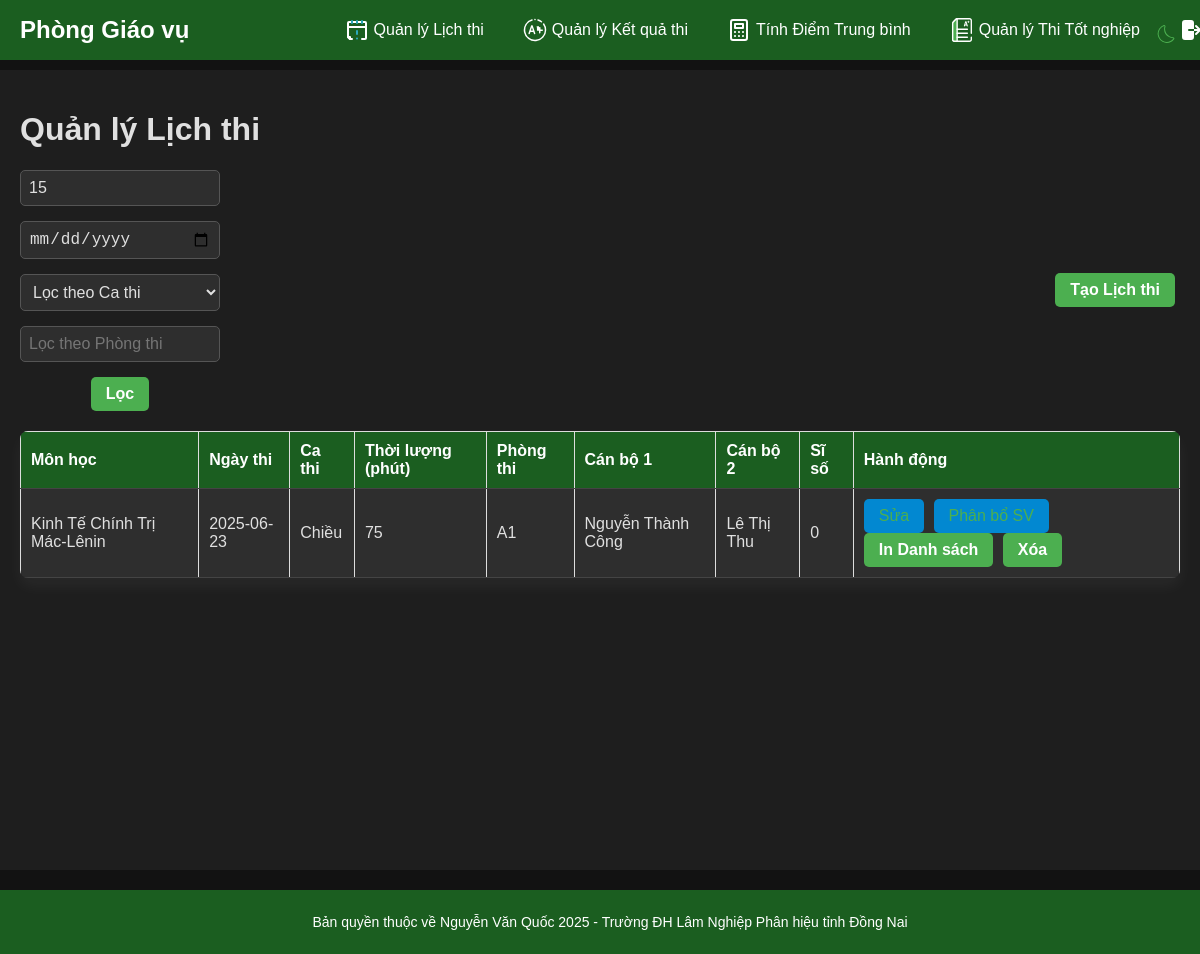
/manage_exam_schedule.php?subject_filter=15 (signed in), run on the app's committed database.
### tables this page shows
CREATE TABLE ExamSchedules (
    scheduleID INTEGER PRIMARY KEY AUTOINCREMENT,
    subjectID INTEGER NOT NULL,
    roomID INTEGER NOT NULL,
    teacherID1 INTEGER NOT NULL,
    teacherID2 INTEGER NOT NULL,
    examDate DATE NOT NULL,
    examShift TEXT NOT NULL,
    duration INTEGER NOT NULL,
    FOREIGN KEY (subjectID) REFERENCES Subjects(subjectID),
    FOREIGN KEY (roomID) REFERENCES ExamRooms(roomID),
    FOREIGN KEY (teacherID1) REFERENCES Teachers(teacherID),
    FOREIGN KEY (teacherID2) REFERENCES Teachers(teacherID)
);

CREATE TABLE Subjects (
    subjectID INTEGER PRIMARY KEY AUTOINCREMENT,
    subjectName TEXT NOT NULL
);

### manage_exam_schedule.php (the view, shortened to what this page needs)
<?php
$db = new SQLite3('data.db');
$whereClause = [];
$filters = [];
if (isset($_GET['subject_filter']) && $_GET['subject_filter'] != '') {
    $whereClause[] = "ExamSchedules.subjectID = :subjectID";
    $filters[':subjectID'] = (int)$_GET['subject_filter'];
}
$query = "SELECT ExamSchedules.*, Subjects.subjectName, ExamRooms.roomName,
          t1.fullName AS teacher1Name, t2.fullName AS teacher2Name,
          (SELECT COUNT(*) FROM ExamSchedule_Student ess WHERE ess.scheduleID = ExamSchedules.scheduleID) AS student_count
          FROM ExamSchedules
          JOIN Subjects ON ExamSchedules.subjectID = Subjects.subjectID
          JOIN ExamRooms ON ExamSchedules.roomID = ExamRooms.roomID
          JOIN Teachers t1 ON ExamSchedules.teacherID1 = t1.teacherID
          JOIN Teachers t2 ON ExamSchedules.teacherID2 = t2.teacherID";
if (!empty($whereClause)) {
    $query .= " WHERE " . implode(" AND ", $whereClause);
}
$stmt = $db->prepare($query);
foreach ($filters as $key => $value) {
    $stmt->bindValue($key, $value, is_int($value) ? SQLITE3_INTEGER : SQLITE3_TEXT);
}
$result = $stmt->execute();
?>
<!DOCTYPE html>
<html lang="en">
<head>
    <link rel="stylesheet" href="styles.css">
</head>
<body>
    <div class="header">
        <h2>Phòng Giáo vụ</h2>
        <ul>
            <li>
                <a href="manage_exam_schedule.php">
                    <span class="tab-label">Quản lý Lịch thi</span>
                </a>
            </li>
            <li>
                <a href="manage_exam_result.php">
                    <span class="tab-label">Quản lý Kết quả thi</span>
                </a>
            </li>
            <li>
                <a href="calculate_average.php">
                    <span class="tab-label">Tính Điểm Trung bình</span>
                </a>
            </li>
            <li>
                <a href="manage_graduation_exam.php">
                    <span class="tab-label">Quản lý Thi Tốt nghiệp</span>
                </a>
            </li>
            <li>
                <a href="index.php">
                </a>
            </li>
        </ul>
    </div>
    <button id="theme-toggle">
    </button>
    <div class="content">
        <h1>Quản lý Lịch thi</h1>
        <div class="filters">
            <form class="filter-group" action="manage_exam_schedule.php" method="get">
                <input list="subjects-filter" name="subject_filter" placeholder="Lọc theo Môn học" value="<?php echo isset($_GET['subject_filter']) ? htmlspecialchars($_GET['subject_filter']) : ''; ?>">
                <input type="date" name="date_filter" placeholder="Lọc theo Ngày thi" value="<?php echo isset($_GET['date_filter']) ? htmlspecialchars($_GET['date_filter']) : ''; ?>">
                <select name="shift_filter">
                    <option value="">Lọc theo Ca thi</option>
                </select>
                <input list="rooms-filter" name="room_filter" placeholder="Lọc theo Phòng thi" value="<?php echo isset($_GET['room_filter']) ? htmlspecialchars($_GET['room_filter']) : ''; ?>">
                <button type="submit">Lọc</button>
            </form>
            <button class="create-btn" data-popup="create-schedule-popup">Tạo Lịch thi</button>
        </div>
        <table>
            <thead>
                <tr>
                    <th>Môn học</th>
                    <th>Ngày thi</th>
                    <th>Ca thi</th>
                    <th>Thời lượng (phút)</th>
                    <th>Phòng thi</th>
                    <th>Cán bộ 1</th>
                    <th>Cán bộ 2</th>
                    <th>Sĩ số</th>
                    <th>Hành động</th>
                </tr>
            </thead>
            <tbody>
                <?php if (!$result): ?>
                    <tr>
                        <td colspan="9">Không có dữ liệu lịch thi.</td>
                    </tr>
                <?php else: ?>
                    <?php while ($row = $result->fetchArray(SQLITE3_ASSOC)): ?>
                        <tr>
                            <td><?php echo htmlspecialchars($row['subjectName']); ?></td>
                            <td><?php echo htmlspecialchars($row['examDate']); ?></td>
                            <td><?php echo htmlspecialchars($row['examShift']); ?></td>
                            <td><?php echo htmlspecialchars($row['duration']); ?></td>
                            <td><?php echo htmlspecialchars($row['roomName']); ?></td>
                            <td><?php echo htmlspecialchars($row['teacher1Name']); ?></td>
                            <td><?php echo htmlspecialchars($row['teacher2Name']); ?></td>
                            <td><?php echo htmlspecialchars($row['student_count']); ?></td>
                            <td>
                                <a href="#" class="create-btn" data-popup="edit-schedule-popup-<?php echo htmlspecialchars($row['scheduleID']); ?>">Sửa</a>
                                <a href="#" class="create-btn" data-popup="assign-student-popup-<?php echo htmlspecialchars($row['scheduleID']); ?>">Phân bổ SV</a>
                                <form action="manage_exam_schedule.php" method="post" style="display:inline;" class="print-form">
                                    <button type="submit" class="create-btn">In Danh sách</button>
                                </form>
                                <form action="manage_exam_schedule.php" method="post" style="display:inline;" onsubmit="return confirm('Bạn có chắc chắn muốn xóa lịch thi này?');">
                                    <button type="submit" class="delete-btn">Xóa</button>
                                </form>
                            </td>
                        </tr>
                    <?php endwhile; ?>
                <?php endif; ?>
            </tbody>
        </table>
    </div>
    <footer>
        <p>Bản quyền thuộc về Nguyễn Văn Quốc 2025 - Trường ĐH Lâm Nghiệp Phân hiệu tỉnh Đồng Nai</p>
    </footer>
</body>
</html>

### styles.css (style rules this page uses)
body { font-family: 'Segoe UI', Arial, sans-serif; margin: 0; padding: 0; background-color: #f4f7f6; color: #333; transition: background-color 0.3s, color 0.3s; }
body.dark-mode { background-color: #121212; color: #e0e0e0; }
form { display: flex; flex-direction: column; gap: 15px; }
input, select { padding: 12px; border: 1px solid #ddd; border-radius: 8px; font-size: 16px; transition: border-color 0.3s, background-color 0.3s; }
body.dark-mode input, body.dark-mode select { background-color: #2e2e2e; color: #e0e0e0; border-color: #555; }
button { padding: 12px; background-color: #2E7D32; color: #fff; border: none; border-radius: 8px; cursor: pointer; font-size: 16px; font-weight: 600; transition: background-color 0.3s, transform 0.1s; }
body.dark-mode button { background-color: #4CAF50; }
.header { width: 100%; background-color: #2E7D32; color: #fff; padding: 10px 20px; position: fixed; top: 0; left: 0; display: flex; justify-content: space-between; align-items: center; z-index: 1000; transition: background-color 0.3s; }
body.dark-mode .header { background-color: #1B5E20; }
.header h2 { margin: 0; font-size: 24px; }
.header ul { list-style: none; padding: 0; margin: 0; display: flex; gap: 15px; align-items: center; flex-wrap: nowrap; }
.header li { display: inline; }
.header a { color: #fff; text-decoration: none; display: flex; align-items: center; gap: 5px; padding: 8px 12px; border-radius: 5px; white-space: nowrap; transition: background-color 0.3s; }
.header a svg { width: 24px; height: 24px; fill: #fff; }
.content { margin-top: 70px; padding: 30px; width: 100%; box-sizing: border-box; background-color: #fff; min-height: 100vh; transition: background-color 0.3s; }
body.dark-mode .content { background-color: #1e1e1e; }
table { width: 100%; border-collapse: collapse; margin-top: 20px; background-color: #fff; box-shadow: 0 8px 16px rgba(0, 0, 0, 0.05); border-radius: 8px; overflow: hidden; }
body.dark-mode table { background-color: #2e2e2e; box-shadow: 0 8px 16px rgba(255, 255, 255, 0.05); }
th, td { padding: 15px; text-align: left; border-bottom: 1px solid #ddd; }
body.dark-mode th, body.dark-mode td { border-bottom: 1px solid #444; }
th { background-color: #2E7D32; color: #fff; font-weight: 600; }
body.dark-mode th { background-color: #1B5E20; }
td a { color: #2E7D32; text-decoration: none; margin-right: 10px; font-weight: 500; transition: color 0.3s; }
body.dark-mode td a { color: #4CAF50; }
.filters { display: flex; justify-content: space-between; align-items: center; margin-bottom: 20px; gap: 15px; }
.filters .filter-group { display: flex; flex-wrap: wrap; gap: 15px; }
.filters .filter-group input { width: 200px; }
footer { text-align: center; padding: 15px; background-color: #2E7D32; color: #fff; width: 100%; font-size: 14px; transition: background-color 0.3s; }
body.dark-mode footer { background-color: #1B5E20; }
#theme-toggle { position: fixed; top: 10px; right: 10px; background: none; border: none; cursor: pointer; z-index: 1001; }
#theme-toggle svg { width: 24px; height: 24px; fill: #2E7D32; }
body.dark-mode #theme-toggle svg { fill: #4CAF50; }

### data on the page
examschedules: subjectID.subjectName "Kinh Tế Chính Trị Mác-Lênin", examDate "2025-06-23", examShift "Chiều", duration "75", roomName "A1", teacher1Name "Nguyễn Thành Công", teacher2Name "Lê Thị Thu", student_count "0"
